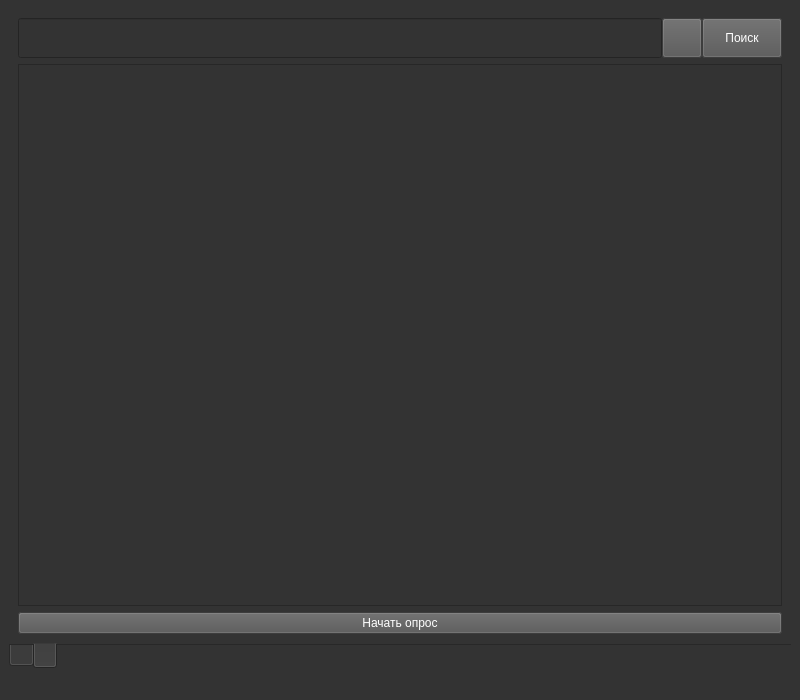
<?xml version="1.0" encoding="UTF-8"?>
<ui version="4.0">
 <class>MainWindow</class>
 <widget class="QMainWindow" name="MainWindow">
  <property name="geometry">
   <rect>
    <x>0</x>
    <y>0</y>
    <width>800</width>
    <height>700</height>
   </rect>
  </property>
  <property name="font">
   <font>
    <family>Arial</family>
    <pointsize>14</pointsize>
   </font>
  </property>
  <property name="windowTitle">
   <string>Movie</string>
  </property>
  <property name="styleSheet">
   <string notr="true">background-color: rgb(51, 51, 51);
color: rgb(255, 255, 255);
font: 14pt &quot;Arial&quot;;</string>
  </property>
  <widget class="QWidget" name="centralwidget">
   <property name="enabled">
    <bool>true</bool>
   </property>
   <layout class="QHBoxLayout" name="horizontalLayout">
    <item>
     <widget class="QTabWidget" name="tabWidget">
      <property name="enabled">
       <bool>true</bool>
      </property>
      <property name="layoutDirection">
       <enum>Qt::LeftToRight</enum>
      </property>
      <property name="styleSheet">
       <string notr="true">alignment: center;
</string>
      </property>
      <property name="tabPosition">
       <enum>QTabWidget::South</enum>
      </property>
      <property name="currentIndex">
       <number>1</number>
      </property>
      <property name="iconSize">
       <size>
        <width>20</width>
        <height>25</height>
       </size>
      </property>
      <property name="documentMode">
       <bool>true</bool>
      </property>
      <property name="tabsClosable">
       <bool>false</bool>
      </property>
      <widget class="QWidget" name="tab_viewed">
       <property name="layoutDirection">
        <enum>Qt::RightToLeft</enum>
       </property>
       <property name="styleSheet">
        <string notr="true"/>
       </property>
       <attribute name="icon">
        <iconset>
         <selectedoff>../icons/favorites.png</selectedoff>
        </iconset>
       </attribute>
       <attribute name="title">
        <string/>
       </attribute>
       <layout class="QVBoxLayout" name="verticalLayout_2">
        <item>
         <layout class="QHBoxLayout" name="viewed_text_layout">
          <item>
           <widget class="QLabel" name="text_viewed">
            <property name="styleSheet">
             <string notr="true">font: 75 italic 18pt &quot;Helvetica&quot;;
color: rgb(255, 204, 0);
border-bottom: 2px solid gray;
padding-bottom: 10px;</string>
            </property>
            <property name="text">
             <string>Просмотренное</string>
            </property>
           </widget>
          </item>
         </layout>
        </item>
        <item>
         <widget class="QScrollArea" name="viewed_scrollArea">
          <property name="widgetResizable">
           <bool>true</bool>
          </property>
          <widget class="QWidget" name="scrollAreaWidgetContents_2">
           <property name="geometry">
            <rect>
             <x>0</x>
             <y>0</y>
             <width>762</width>
             <height>553</height>
            </rect>
           </property>
           <layout class="QHBoxLayout" name="horizontalLayout_3">
            <item>
             <layout class="QVBoxLayout" name="viewed_movie_widgets_layout">
              <item>
               <widget class="QLabel" name="label_in_process">
                <property name="styleSheet">
                 <string notr="true">font: 87 30pt &quot;Arial Black&quot;;
color: rgb(150, 150, 150);</string>
                </property>
                <property name="text">
                 <string>В разработке....</string>
                </property>
               </widget>
              </item>
             </layout>
            </item>
           </layout>
          </widget>
         </widget>
        </item>
       </layout>
      </widget>
      <widget class="QWidget" name="tab_search">
       <property name="autoFillBackground">
        <bool>false</bool>
       </property>
       <attribute name="icon">
        <iconset>
         <selectedoff>../icons/search.png</selectedoff>
        </iconset>
       </attribute>
       <attribute name="title">
        <string/>
       </attribute>
       <layout class="QVBoxLayout" name="verticalLayout">
        <item>
         <layout class="QHBoxLayout" name="search_line_layout">
          <property name="spacing">
           <number>0</number>
          </property>
          <property name="sizeConstraint">
           <enum>QLayout::SetDefaultConstraint</enum>
          </property>
          <item>
           <widget class="QLineEdit" name="label_search">
            <property name="sizePolicy">
             <sizepolicy hsizetype="Expanding" vsizetype="Fixed">
              <horstretch>0</horstretch>
              <verstretch>0</verstretch>
             </sizepolicy>
            </property>
            <property name="minimumSize">
             <size>
              <width>0</width>
              <height>40</height>
             </size>
            </property>
            <property name="styleSheet">
             <string notr="true">border-color: rgb(255, 26, 29);</string>
            </property>
            <property name="frame">
             <bool>true</bool>
            </property>
            <property name="placeholderText">
             <string/>
            </property>
           </widget>
          </item>
          <item>
           <widget class="QPushButton" name="btn_delete">
            <property name="minimumSize">
             <size>
              <width>0</width>
              <height>40</height>
             </size>
            </property>
            <property name="styleSheet">
             <string notr="true">background-color: rgb(85, 85, 85);</string>
            </property>
            <property name="text">
             <string/>
            </property>
            <property name="checkable">
             <bool>false</bool>
            </property>
            <property name="autoRepeat">
             <bool>false</bool>
            </property>
            <property name="autoExclusive">
             <bool>false</bool>
            </property>
            <property name="autoDefault">
             <bool>false</bool>
            </property>
            <property name="default">
             <bool>false</bool>
            </property>
            <property name="flat">
             <bool>false</bool>
            </property>
           </widget>
          </item>
          <item>
           <widget class="QPushButton" name="btn_search">
            <property name="minimumSize">
             <size>
              <width>0</width>
              <height>40</height>
             </size>
            </property>
            <property name="styleSheet">
             <string notr="true">background-color: rgb(85, 85, 85);</string>
            </property>
            <property name="text">
             <string>Поиск</string>
            </property>
            <property name="checkable">
             <bool>false</bool>
            </property>
            <property name="autoRepeat">
             <bool>false</bool>
            </property>
            <property name="autoExclusive">
             <bool>false</bool>
            </property>
            <property name="autoDefault">
             <bool>false</bool>
            </property>
            <property name="default">
             <bool>false</bool>
            </property>
            <property name="flat">
             <bool>false</bool>
            </property>
           </widget>
          </item>
         </layout>
        </item>
        <item>
         <widget class="QScrollArea" name="search_scrollArea">
          <property name="widgetResizable">
           <bool>true</bool>
          </property>
          <widget class="QWidget" name="scrollAreaWidgetContents_3">
           <property name="geometry">
            <rect>
             <x>0</x>
             <y>0</y>
             <width>762</width>
             <height>518</height>
            </rect>
           </property>
           <layout class="QHBoxLayout" name="horizontalLayout_4">
            <item>
             <layout class="QVBoxLayout" name="search_movie_widgets_layout"/>
            </item>
           </layout>
          </widget>
         </widget>
        </item>
        <item>
         <widget class="QPushButton" name="btn_start_quizz">
          <property name="enabled">
           <bool>true</bool>
          </property>
          <property name="styleSheet">
           <string notr="true">background-color: rgb(85, 85, 85);</string>
          </property>
          <property name="text">
           <string>Начать опрос</string>
          </property>
         </widget>
        </item>
       </layout>
      </widget>
     </widget>
    </item>
   </layout>
  </widget>
  <widget class="QStatusBar" name="statusbar"/>
 </widget>
 <resources/>
 <connections/>
</ui>
